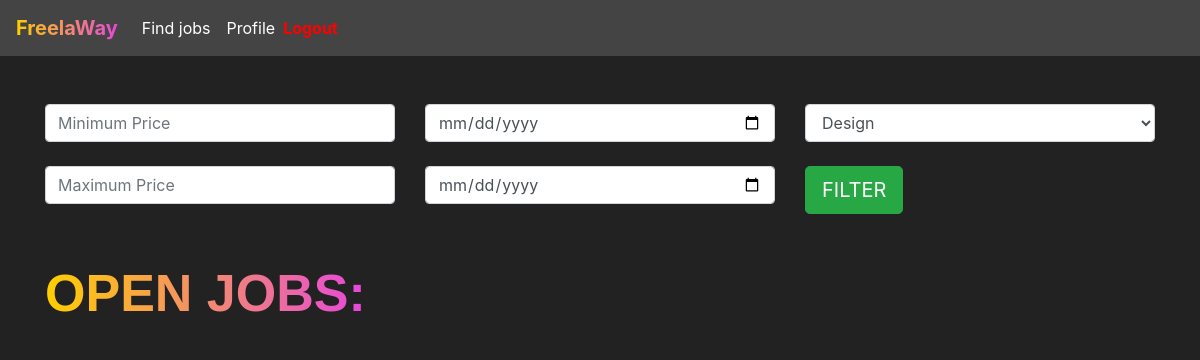
The app's page /jobs/find_jobs/ (signed in), older data.
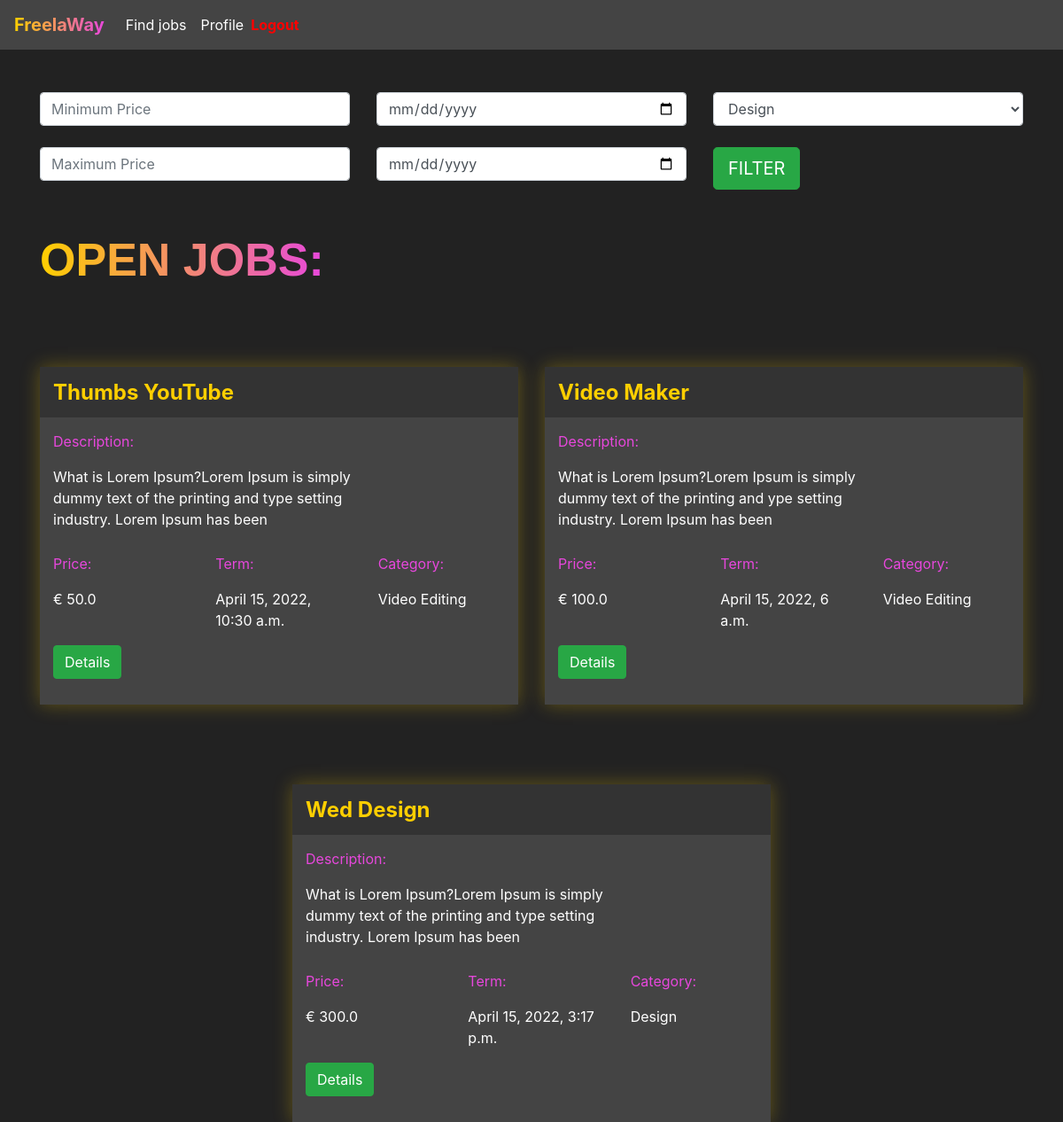
The same page, newer data.
### jobs/models.py (models this page shows, shortened)
class Jobs(models.Model):  # CREATE A JOBS TABLE WITH YOURS OWN ALL COLUMNS
    category_choices = (('D', 'Design'),
                        ('VE', 'Video Editing'))
    status_choices = (('C', 'Creating'),
                      ('WA', 'Waiting Approval'),
                      ('F', 'Finished'))
    title = models.CharField(max_length=200)
    description = models.TextField()
    category = models.CharField(max_length=2, choices=category_choices, default="D")
    delivery_time = models.DateTimeField()
    price = models.FloatField()
    references = models.ManyToManyField(References)
    professional = models.ForeignKey(User, on_delete=models.DO_NOTHING, null=True, blank=True)
    private = models.BooleanField(default=False)
    status = models.CharField(max_length=2, choices=status_choices, default='C')
    final_file = models.FileField(null=True, upload_to='', blank=True)

### jobs/views.py (the view)
# urls.py: path('find_jobs/', views.find_jobs, name='find_jobs'),
@login_required(login_url='/auth/login')
def find_jobs(request):
    if request.method == "GET":
        min_price = request.GET.get('minimum_price')
        max_price = request.GET.get('maximum_price')
        min_time = request.GET.get('minimum_time')
        max_time = request.GET.get('maximum_time')
        cat = request.GET.get('category')
        if min_price or max_price or min_time or max_time or cat:
            if not min_price:
                min_price = 0
            if not max_price:
                max_price = 99999
            if not min_time:
                min_time = datetime(year=1900, month=1, day=1)  # DATETIME DEALING WITH DATE AND TIME
            if not max_time:
                max_time = datetime(year=3000, month=1, day=1)
            if cat == 'D':
                cat = ['D', ]
            elif cat == 'VE':
                cat = ['VE']
            jobs = Jobs.objects \
                .filter(price__gte=min_price) \
                .filter(price__lte=max_price) \
                .filter(delivery_time__gte=min_time) \
                .filter(delivery_time__lte=max_time) \
                .filter(category__in=cat) \
                .filter(private=False)
        else:
            jobs = Jobs.objects.filter(private=False)
        return render(request, 'find_jobs.html', {'jobs': jobs})  # JOBS IS REFERRED TO FIND_JOBS.HTML

### jobs/models.py (called while the page is built)
    def __str__(self) -> str:  # STR APPLY A TIDY URL
        return self.file.url

### jobs/templates/find_jobs.html (shortened to what this page needs)
{% extends 'base.html' %}
{% load static %}
{% block 'head' %}
<link rel="stylesheet" href="{% static 'jobs/css/find_jobs.css' %}">
{% endblock %}
{% block 'body' %}
    <div class="container">
    <br>
    <br>
        <div class="row">
            <div class="col-sm">
            <form action="{% url 'find_jobs' %}" method="GET"> {% csrf_token %}
                <input type="text" class="form-control" placeholder="Minimum Price" name="minimum_price">
                <br>
                <input type="text" class="form-control" placeholder="Maximum Price" name="maximum_price">
            </div>
            <div class="col-sm">
                <input type="date" class="form-control" name="minimum_time">
                <br>
                <input type="date" class="form-control" name="maximum_time">
            </div>
                <div class="col-sm">
                    <select class="form-control" name="category">
                        <option value="D">Design</option>
                    </select>
                <br>
                <input type="submit" class="btn btn-success btn-lg" value="FILTER">
            </div>
        </div>
        <br>
        <br>
        <h2 class="title">OPEN JOBS:</h2>
        <div class="row justify-content-around">
        {% for job in jobs %}
             <div class="col-6 row-card">
                <div class="card-job">
                         <div class="header-job">
                            <h4 class="title-job">{{ job.title }}</h4>
                        </div>
                        <div class="body-job">
                            <p class="title-body">Description:</p>
                             <div style="width: 70%">
                                <p>{{ job.description }}</p>
                             </div>
                            <div class="row">
                                <div class="col-4">
                                    <p class="title-body">Price:</p>
                                    <p>€ {{ job.price }}</p>
                                </div>
                            <div class="col-4">
                                     <p class="title-body">Term:</p>
                                    <p>{{ job.delivery_time }}</p>
                            </div>
                            <div class="col-4">
                                    <p class="title-body">Category:</p>
                                    <p>{% if job.category == 'D' %}
                                            Design
                                        {% else %}
                                            Video Editing
                                        {% endif %}
                                    </p>
                            </div>
                        </div>
                        <button class="btn btn-success" data-toggle="modal" data-target="#modal-{{ job.id }}">Details</button>
                        <br>
                        <br>
                    </div>
                </div>
            </div>
        {% endfor %}
        </div>
    </div>
{% endblock %}

### templates/base.html (shortened to what this page needs)
<!doctype html>
<html lang="en">
<head>
    {% block 'head' %}
    {% endblock %}
    <link rel="stylesheet" href="https://cdn.jsdelivr.net/npm/bootstrap@4.6.1/dist/css/bootstrap.min.css">
</head>
<body class="background">
{% if user.is_authenticated %}
    <nav style="background-color: #444;" class="navbar navbar-expand-lg navbar-dark">
        <a class="navbar-brand" href="{% url 'find_jobs' %}"><span class="font-degrade-nav">FreelaWay</span></a>
        <div class="collapse navbar-collapse" id="navbarNav">
            <ul class="navbar-nav">
                <li class="nav-item active">
                     <a class="nav-link" href="{% url 'find_jobs' %}">Find jobs</a>
                 </li>
             </ul>
            <ul class="navbar-nav">
                <li class="nav-item active">
                     <a class="nav-link" href="{% url 'profile' %}">Profile</a>
                 </li>
            </ul>
            <ul class="navbar-nav">
                <li class="nav-item active">
                     <a class="nav-logout" href="{% url 'logout' %}">Logout</a>
                 </li>
            </ul>
        </div>
    </nav>
{% endif %}
{% block 'body' %}{% endblock %}
</body>
</html>

### templates/static/jobs/css/find_jobs.css (style rules this page uses)
.background { background-color: #222; color: white; }
.card-job { background-color: #444; box-shadow: 0 0px 20px 0 rgba( 255, 207, 0, 0.3 ); padding: 0; margin-top: 50px; }
.header-job { background-color: #333; width: 100% !important; padding: 5px; padding-left: 15px; }
.row-card { margin-top: 40px; }
.title-job { color: #FFCF00; font-weight: bold; margin-top: 10px; }
.body-job { padding: 5px; padding-left: 15px; }
.title-body { color: #E747DC; margin-top: 10px; }
.title { font-family: Arial, Helvetica, sans-serif; font-weight: bold; font-size: 52px; display: inline; background-image: linear-gradient(90deg, rgba(255,207,0,1) 0%, rgba(231,71,220,1) 100%); background-clip: text; -webkit-background-clip: text; color: transparent; padding-bottom: 10px; }

### templates/base.html (style rules this page uses)
.font-degrade-nav { background-image: linear-gradient(90deg, rgba(255,207,0,1) 0%, rgba(231,71,220,1) 100%); background-clip: text; -webkit-background-clip: text; color: transparent; padding-bottom: 10px; font-size: 20px; font-weight: bold; }
.nav-logout { color: red; font-weight: bolder; alignment: right; }

Row changes from the older to the newer data that the page shows:
added Jobs: title "Thumbs YouTube", description "What is Lorem Ipsum?Lorem Ipsum is simply dummy text of the printing and type setting industry. Lorem Ipsum has been", price "50.0", delivery_time "April 15, 2022, 10:30 a.m.", category "Video Editing"
added Jobs: title "Video Maker", description "What is Lorem Ipsum?Lorem Ipsum is simply dummy text of the printing and ype setting industry. Lorem Ipsum has been", price "100.0", delivery_time "April 15, 2022, 6 a.m.", category "Video Editing"
added Jobs: title "Wed Design", description "What is Lorem Ipsum?Lorem Ipsum is simply dummy text of the printing and type setting industry. Lorem Ipsum has been", price "300.0", delivery_time "April 15, 2022, 3:17 p.m.", category "Design"
